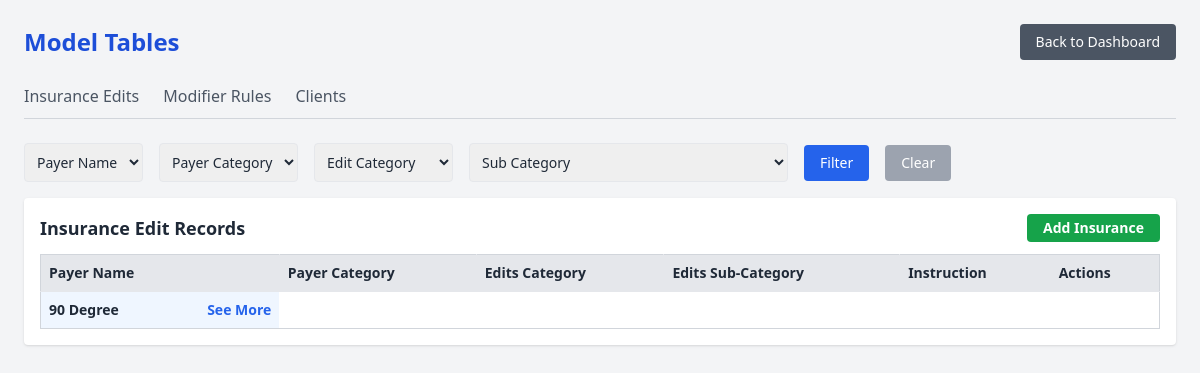
Page /model-tables/ on the earlier database version.
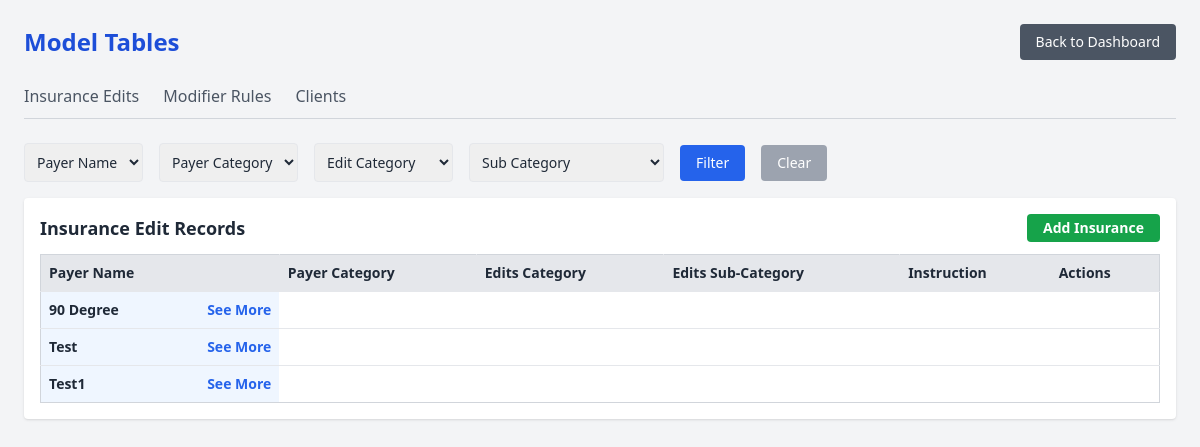
Same page on the later database version.
### insurance_update/models.py (models this page shows, shortened)
class InsuranceEdit(models.Model):
    client = models.ForeignKey('Client', on_delete=models.CASCADE)
    payer_name = models.CharField(max_length=255)
    payer_category = models.CharField(max_length=255)
    edit_type = models.CharField(max_length=50)
    edit_sub_category = models.CharField(max_length=255, blank=True, null=True)
    instruction = models.TextField()
    version = models.CharField(max_length=50)
    created_by = models.ForeignKey(settings.AUTH_USER_MODEL, on_delete=models.SET_NULL, null=True)
    created_at = models.DateTimeField(auto_now_add=True)

### insurance_update/views.py (the view)
# urls.py: path('model-tables/', model_tables_view, name='model_tables'),
def model_tables_view(request):
    insurance_filter = Q()
    client_id = request.GET.get('client', '').strip()
    if client_id:
        insurance_filter &= Q(client__id=client_id)
    payer_name = request.GET.get('payer_name', '').strip()
    if payer_name:
        insurance_filter &= Q(payer_name=payer_name)
    payer_category = request.GET.get('payer_category', '').strip()
    if payer_category:
        insurance_filter &= Q(payer_category=payer_category)
    edit_type = request.GET.get('edit_type', '')
    if edit_type:
        insurance_filter &= Q(edit_type__icontains=edit_type.strip())
    edit_sub_category = request.GET.get('edit_sub_category', '').strip()
    if edit_sub_category:
        insurance_filter &= Q(edit_sub_category=edit_sub_category)
    if insurance_filter:
        insurance_edits = InsuranceEdit.objects.filter(insurance_filter)
    else:
        insurance_edits = InsuranceEdit.objects.all()
    clients = Client.objects.all()
    payer_names = InsuranceEdit.objects.values_list('payer_name', flat=True).distinct()
    payer_categories = InsuranceEdit.objects.values_list('payer_category', flat=True).distinct()
    edit_types = InsuranceEdit.objects.values_list('edit_type', flat=True).distinct()
    edit_sub_categories = InsuranceEdit.objects.values_list('edit_sub_category', flat=True).distinct()
    mod_filter = Q()
    mod_payer_name = request.GET.get('payer_name', '')
    mod_payer_category = request.GET.get('payer_category', '')
    code_type = request.GET.get('code_type', '')
    if mod_payer_name:
        mod_filter &= Q(payer_name=mod_payer_name)
    if mod_payer_category:
        mod_filter &= Q(payer_category=mod_payer_category)
    if code_type:
        mod_filter &= Q(code_type=code_type)
    code_list = request.GET.get('code_list', '')
    sub_category = request.GET.get('sub_category', '')
    if code_list:
        mod_filter &= Q(code_list__icontains=code_list)
    if sub_category:
        mod_filter &= Q(sub_category__icontains=sub_category)
    modifier_rules = ModifierRule.objects.filter(mod_filter)
    mod_payer_names = ModifierRule.objects.values_list('payer_name', flat=True).distinct()
    mod_payer_categories = ModifierRule.objects.values_list('payer_category', flat=True).distinct()
    code_types = ModifierRule.objects.values_list('code_type', flat=True).distinct()
    client_filter = Q()
    name = request.GET.get('client_name', '').strip()
    active = request.GET.get('active', '').strip()
    if name:
        client_filter &= Q(name__icontains=name)
    if active == 'true':
        client_filter &= Q(active=True)
    elif active == 'false':
        client_filter &= Q(active=False)
    clients = Client.objects.filter(client_filter)
    return render(request, 'model_tables.html', {
        'insurance_edits': insurance_edits,
        'clients': clients,
        'payer_names': payer_names,
        'payer_categories': payer_categories,
        'edit_types': edit_types,
        'edit_sub_categories': edit_sub_categories,
        'filters': request.GET,
        'modifier_rules': modifier_rules,
        'mod_payer_names': mod_payer_names,
        'mod_payer_categories': mod_payer_categories,
        'code_types': code_types,
    })

### insurance_update/templates/model_tables.html (shortened to what this page needs)
<!DOCTYPE html>
<html lang="en">
<head>
  <script src="https://cdn.tailwindcss.com"></script>
</head>
<body class="bg-gray-100 p-6 text-gray-800">
  <div class="flex justify-between items-center mb-6">
    <h1 class="text-2xl font-bold text-blue-700">Model Tables</h1>
    <a href="{% url 'dashboard' %}" class="bg-gray-600 text-white px-4 py-2 rounded hover:bg-gray-700 text-sm">
      Back to Dashboard
    </a>
  </div>
  <div class="flex border-b border-gray-300 mb-6 space-x-6">
    <button id="btn-insurance-tab" onclick="switchTab('insurance-tab')" class="tab-button pb-2 border-b-2 border-transparent text-gray-600 hover:text-blue-600 hover:border-blue-600">
  Insurance Edits
</button>
<button id="btn-modifier-tab" onclick="switchTab('modifier-tab')" class="tab-button pb-2 border-b-2 border-transparent text-gray-600 hover:text-blue-600 hover:border-blue-600">
  Modifier Rules
</button>
<button id="btn-client-tab" onclick="switchTab('client-tab')" class="tab-button pb-2 border-b-2 border-transparent text-gray-600 hover:text-blue-600 hover:border-blue-600">
  Clients
</button>
  </div>
  <div id="insurance-tab" class="tab-content">
    <form method="get" class="mb-4">
  <div class="flex flex-wrap gap-4 text-sm items-center">
    <select name="payer_name" class="p-2 border rounded">
      <option value="">Payer Name</option>
    </select>
    <select name="payer_category" class="p-2 border rounded">
      <option value="">Payer Category</option>
    </select>
    <select name="edit_type" class="p-2 border rounded">
      <option value="">Edit Category</option>
    </select>
    <select name="edit_sub_category" class="p-2 border rounded">
      <option value="">Sub Category</option>
    </select>
    <button type="submit" class="px-4 py-2 bg-blue-600 text-white rounded">Filter</button>
    <a href="{% url 'model_tables' %}#insurance-tab" class="px-4 py-2 bg-gray-400 text-white rounded">Clear</a>
  </div>
</form>
    <div class="overflow-x-auto bg-white p-4 rounded shadow">
  <h2 class="text-lg font-semibold mb-3 flex justify-between items-center">
    <span>Insurance Edit Records</span>
    <button onclick="openInsuranceModal()" class="bg-green-600 text-white px-4 py-1 rounded hover:bg-green-700 text-sm">
      Add Insurance
    </button>
  </h2>
  <table class="min-w-full table-fixed text-sm border border-gray-300">
    <thead class="bg-gray-200 text-left">
      <tr>
        <th class="p-2 border-r">Payer Name</th>
        <th class="p-2 border-r">Payer Category</th>
        <th class="p-2 border-r">Edits Category</th>
        <th class="p-2 border-r">Edits Sub-Category</th>
        <th class="p-2 whitespace-wrap">Instruction</th>
        <th class="p-2">Actions</th>
      </tr>
    </thead>
    <tbody>
      {% regroup insurance_edits|slice:":50" by payer_name as payer_groups %}
      {% if payer_groups %}
        {% for group in payer_groups %}
          <tr class="bg-blue-50 border-t">
            <td colspan="6" class="p-2 font-semibold flex justify-between items-center">
              <span>{{ group.grouper }}</span>
              <button
                id="btn-{{ group.grouper|slugify }}"
                type="button"
                onclick="togglePayer('{{ group.grouper|slugify }}')"
                class="text-blue-600 text-sm hover:underline">
                See More
              </button>
            </td>
          </tr>
        {% endfor %}
      {% else %}
        <tr>
          <td colspan="6" class="text-center text-gray-500 p-4">No records available.</td>
        </tr>
      {% endif %}
    </tbody>
  </table>
</div>
  </div>
        {% regroup modifier_rules|slice:":50" by payer_name as payer_groups %}
</body>
</html>

Differences in the rows shown:
added InsuranceEdit: grouper "Test"
added InsuranceEdit: grouper "Test1"
Other differences:
new list line: "See More"
